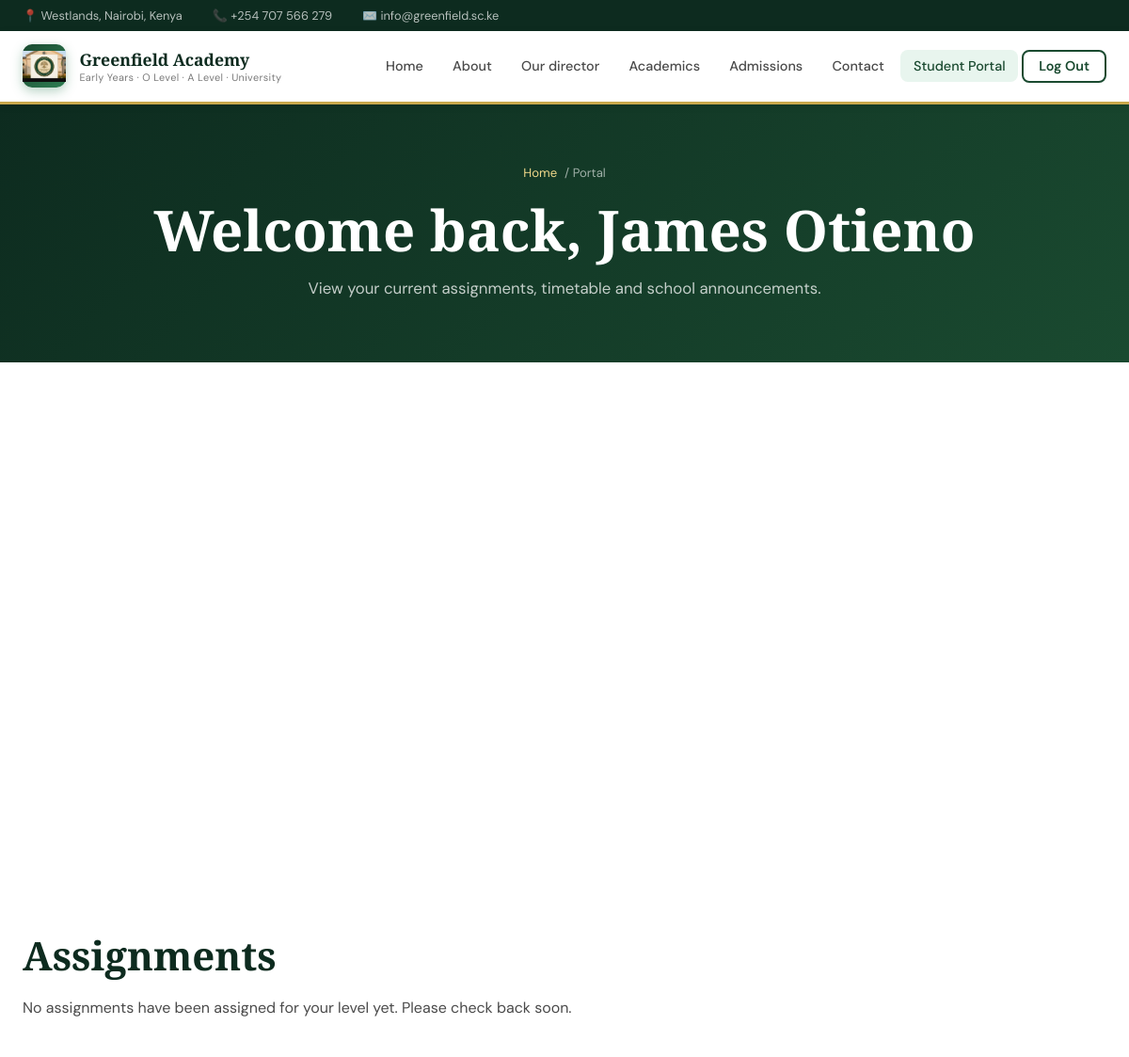
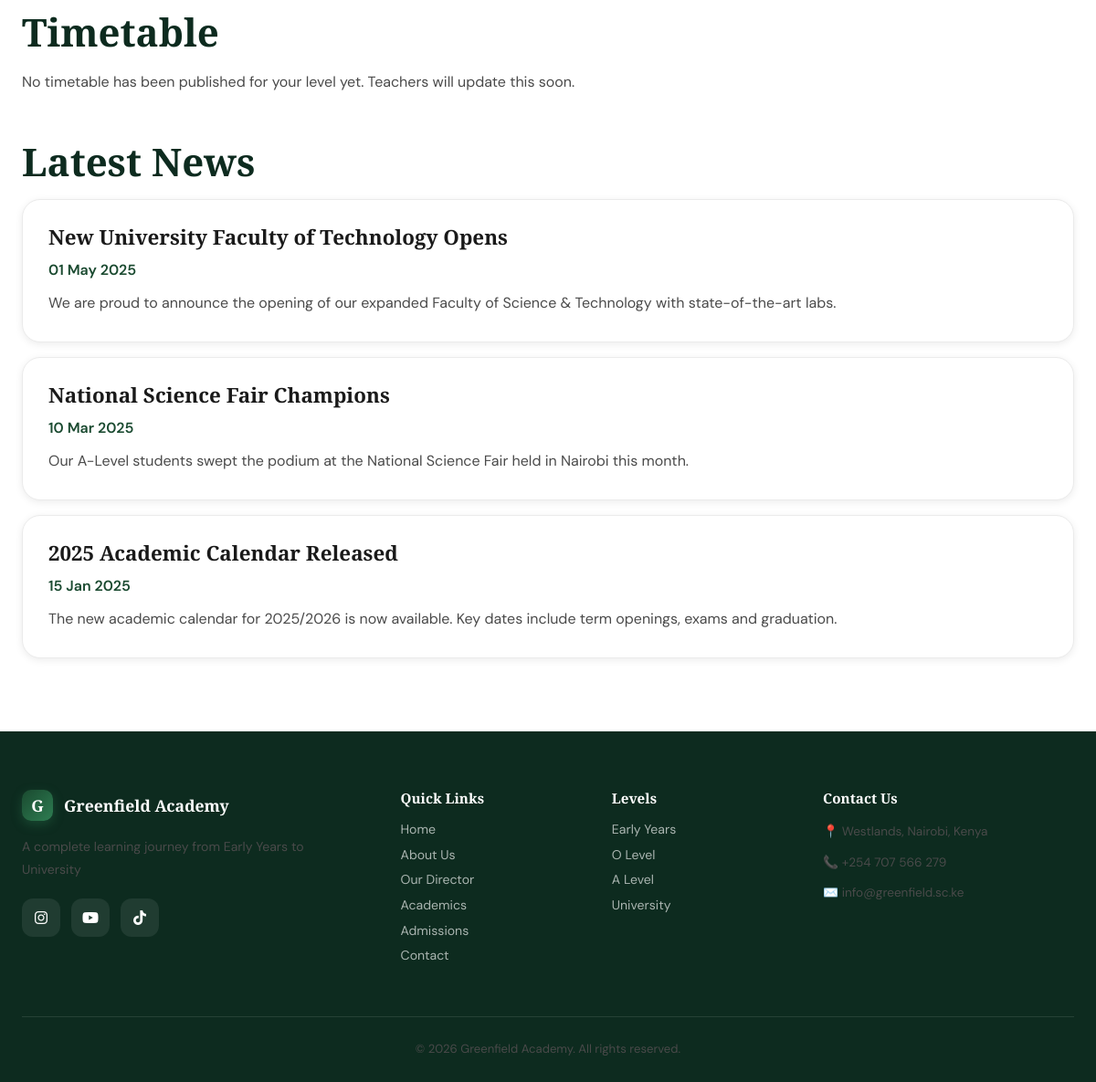
The page /portal.php (signed in) on the database its author committed (2 pictures, top to bottom).
### tables this page shows
CREATE TABLE users (
    id          INT AUTO_INCREMENT PRIMARY KEY,
    full_name   VARCHAR(120)        NOT NULL,
    email       VARCHAR(180)        NOT NULL UNIQUE,
    password    VARCHAR(255)        NOT NULL,   
    role        ENUM('student','staff','admin') NOT NULL DEFAULT 'student',
    level       ENUM('early_years','o_level','a_level','university') DEFAULT NULL,
    student_id  VARCHAR(20)         UNIQUE,
    avatar      VARCHAR(255)        DEFAULT NULL,
    created_at  TIMESTAMP           DEFAULT CURRENT_TIMESTAMP
);

CREATE TABLE news (
    id          INT AUTO_INCREMENT PRIMARY KEY,
    title       VARCHAR(200)    NOT NULL,
    excerpt     TEXT,
    content     LONGTEXT,
    author_id   INT,
    image       VARCHAR(255),
    published_at DATE,
    FOREIGN KEY (author_id) REFERENCES users(id) ON DELETE SET NULL
);

### config.php (called while the page is built, shortened)
<?php
function db()
{
    static $pdo = null;
    if ($pdo === null) {
        $dsn = sprintf('mysql:host=%s;dbname=%s;charset=utf8mb4', DB_HOST, DB_NAME);
        $options = [
            PDO::ATTR_ERRMODE => PDO::ERRMODE_EXCEPTION,
            PDO::ATTR_DEFAULT_FETCH_MODE => PDO::FETCH_ASSOC,
            PDO::ATTR_EMULATE_PREPARES => false,
        ];
        $pdo = new PDO($dsn, DB_USER, DB_PASS, $options);
    }
    return $pdo;
}
function sanitize($value)
{
    return htmlspecialchars((string)$value, ENT_QUOTES | ENT_SUBSTITUTE, 'UTF-8');
}
function isLoggedIn()
{
    return !empty($_SESSION['user_id']);
}
function currentUser()
{
    static $user = null;
    if ($user === null) {
        $stmt = db()->prepare('SELECT id, full_name, email, role, level, student_id, avatar FROM users WHERE id = ?');
        $stmt->execute([$_SESSION['user_id']]);
        $user = $stmt->fetch() ?: null;
    }
    return $user;
}

### portal.php (the view, shortened to what this page needs)
<?php
require_once __DIR__ . '/config.php';
$user = currentUser();
$levels = [
    'early_years' => 'Early Years',
    'o_level'     => 'O Level',
    'a_level'     => 'A Level',
    'university'  => 'University',
];
$newsItems = db()->query('SELECT * FROM news ORDER BY published_at DESC LIMIT 5')->fetchAll();
if ($user['role'] === 'student') {
    $assignmentStmt = db()->prepare('SELECT * FROM assignments WHERE level = ? ORDER BY due_date ASC');
    $assignmentStmt->execute([$user['level']]);
    $studentAssignments = $assignmentStmt->fetchAll();
    $timetableStmt = db()->prepare('SELECT * FROM timetables WHERE level = ? ORDER BY FIELD(day_of_week, "Monday", "Tuesday", "Wednesday", "Thursday", "Friday", "Saturday"), start_time ASC');
    $timetableStmt->execute([$user['level']]);
    $studentTimetable = $timetableStmt->fetchAll();
}
?>
<?php include __DIR__ . '/header.php'; ?>
<div class="page-hero">
  <div class="container">
    <div class="breadcrumb"><a href="index.php">Home</a> / Portal</div>
    <h1>Welcome back, <?= sanitize($user['full_name']) ?></h1>
    <p><?= $user['role'] === 'student' ? 'View your current assignments, timetable and school announcements.' : 'Manage assignments, update timetables and send news to the school community.' ?></p>
  </div>
</div>
<section class="section section-alt portal-actions-section">
  <div class="container">
    <div class="portal-actions">
    </div>
  </div>
</section>
<section class="section section-alt">
  <div class="container">
    <?php if ($user['role'] === 'student'): ?>
      <div class="portal-grid">
      </div>
      <div id="assignments" class="portal-section">
        <h2>Assignments</h2>
        <?php if ($studentAssignments): ?>
          <div class="portal-card">
            <table class="portal-table">
              <thead>
                <tr><th>Title</th><th>Due Date</th><th>Description</th><th>Level</th></tr>
              </thead>
              <tbody>
                <?php foreach ($studentAssignments as $assignment): ?>
                  <tr>
                    <td><?= sanitize($assignment['title']) ?></td>
                    <td><?= sanitize(date('d M Y', strtotime($assignment['due_date']))) ?></td>
                    <td><?= sanitize($assignment['description']) ?></td>
                    <td><?= sanitize($levels[$assignment['level']]) ?></td>
                  </tr>
                <?php endforeach; ?>
              </tbody>
            </table>
          </div>
        <?php else: ?>
          <p class="mt-2">No assignments have been assigned for your level yet. Please check back soon.</p>
        <?php endif; ?>
      </div>
      <div id="timetable" class="portal-section">
        <h2>Timetable</h2>
        <?php if ($studentTimetable): ?>
          <div class="portal-card">
            <table class="portal-table">
              <thead>
                <tr><th>Day</th><th>Time</th><th>Subject</th><th>Teacher</th><th>Venue</th></tr>
              </thead>
              <tbody>
                <?php foreach ($studentTimetable as $item): ?>
                  <tr>
                    <td><?= sanitize($item['day_of_week']) ?></td>
                    <td><?= sanitize(date('H:i', strtotime($item['start_time']))) ?> – <?= sanitize(date('H:i', strtotime($item['end_time']))) ?></td>
                    <td><?= sanitize($item['subject']) ?></td>
                    <td><?= sanitize($item['teacher']) ?></td>
                    <td><?= sanitize($item['venue']) ?></td>
                  </tr>
                <?php endforeach; ?>
              </tbody>
            </table>
          </div>
        <?php else: ?>
          <p class="mt-2">No timetable has been published for your level yet. Teachers will update this soon.</p>
        <?php endif; ?>
      </div>
      <div id="news" class="portal-section">
        <h2>Latest News</h2>
        <?php if ($newsItems): ?>
          <?php foreach ($newsItems as $news): ?>
          <div class="portal-card">
            <h3><?= sanitize($news['title']) ?></h3>
            <p style="margin:.5rem 0;font-weight:600;color:var(--green-mid)"><?= sanitize(date('d M Y', strtotime($news['published_at']))) ?></p>
            <p><?= sanitize($news['excerpt']) ?></p>
          </div>
          <?php endforeach; ?>
        <?php else: ?>
          <p class="mt-2">No news announcements are available yet.</p>
        <?php endif; ?>
      </div>
    <?php endif; ?>
  </div>
</section>
<?php include __DIR__ . '/footer.php'; ?>

### header.php (shortened to what this page needs)
<?php
$currentPage = basename($_SERVER['PHP_SELF'], '.php');
$user = currentUser();
?>
<!DOCTYPE html>
<html lang="en">
<head>
<link rel="stylesheet" href="https://cdnjs.cloudflare.com/ajax/libs/font-awesome/6.5.1/css/all.min.css">
<link rel="stylesheet" href="main.css">
</head>
<body>
<div class="topbar">
  <div class="topbar-inner">
    <span>📍 <?= SITE_ADDRESS ?></span>
    <span>📞 <?= SITE_PHONE ?></span>
    <span>✉️ <?= SITE_EMAIL ?></span>
  </div>
</div>
<header class="site-header">
  <div class="header-inner">
    <a href="index.php" class="logo">
      <div class="logo-mark"><img src="logo.jpg" alt="Logo"></div>
      <div class="logo-text">
        <span class="logo-name"><?= SITE_NAME ?></span>
        <span class="logo-sub">Early Years · O Level · A Level · University</span>
      </div>
    </a>
    <nav class="main-nav">
      <a href="index.php"          class="<?= $currentPage==='index'      ? 'active':'' ?>">Home</a>
      <a href="about.php"          class="<?= $currentPage==='about'      ? 'active':'' ?>">About</a>
      <a href="portfolio.php"      class="<?= $currentPage==='portfolio'  ? 'active':'' ?>">Our director</a>
      <a href="academics.php"      class="<?= $currentPage==='academics'  ? 'active':'' ?>">Academics</a>
      <a href="admissions.php"     class="<?= $currentPage==='admissions' ? 'active':'' ?>">Admissions</a>
      <a href="contact.php"        class="<?= $currentPage==='contact'    ? 'active':'' ?>">Contact</a>
      <?php if(isLoggedIn()): ?>
        <?php $portalLabel = $user['role'] === 'student' ? 'Student Portal' : 'Teacher Portal'; ?>
        <a href="portal.php"       class="<?= $currentPage==='portal'     ? 'active':'' ?>"><?= sanitize($portalLabel) ?></a>
        <a href="logout.php" class="btn-nav-outline">Log Out</a>
      <?php else: ?>
        <a href="login.php" class="btn-nav">Portal Login</a>
      <?php endif; ?>
    </nav>
  </div>
</header>

### rows shown on the page
users: role "Student Portal", full_name "James Otieno"
news: title "New University Faculty of Technology Opens", published_at "01 May 2025", excerpt "We are proud to announce the opening of our expanded Faculty of Science & Technology with state-of-the-art labs."
news: title "National Science Fair Champions", published_at "10 Mar 2025", excerpt "Our A-Level students swept the podium at the National Science Fair held in Nairobi this month."
news: title "2025 Academic Calendar Released", published_at "15 Jan 2025", excerpt "The new academic calendar for 2025/2026 is now available. Key dates include term openings, exams and graduation."

### other values the page prints
SITE_ADDRESS "Westlands, Nairobi, Kenya"
SITE_PHONE "+254 707 566 279"
SITE_EMAIL "info@greenfield.sc.ke"
SITE_NAME "Greenfield Academy"
SITE_TAGLINE "A complete learning journey from Early Years to University"
